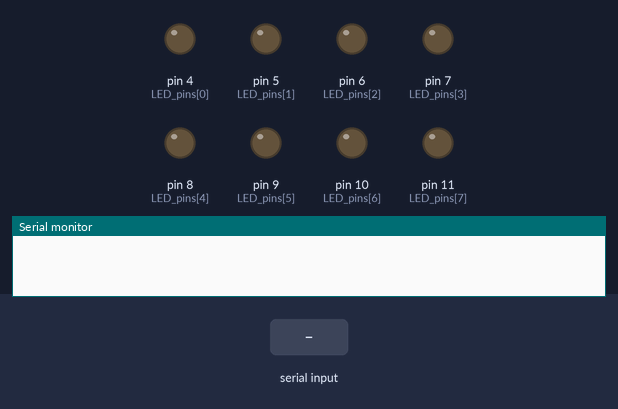
Simulated run of this sketch. Board: Arduino Uno, built with avr-gcc and run on an emulated ATmega328P. On the bench: output pins drawn as LEDs (lit = HIGH), the last lines printed to the serial monitor. Inputs (shaded band) come from the test bench.

Above: at 1.2 s.
1.3 s: "90,45\n" received over the second serial link
At 1.9 s:
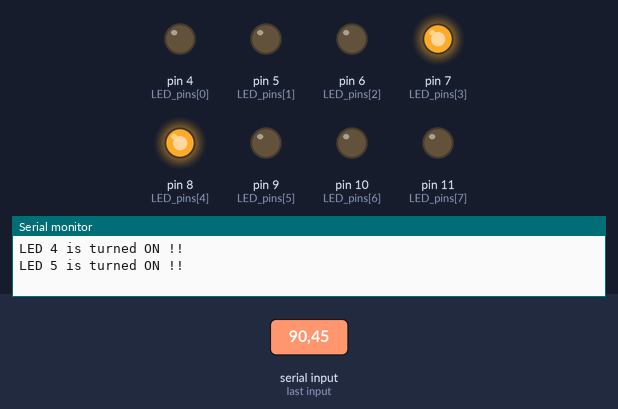
2.8 s: "30,150\n" received over the second serial link
At 3.1 s:
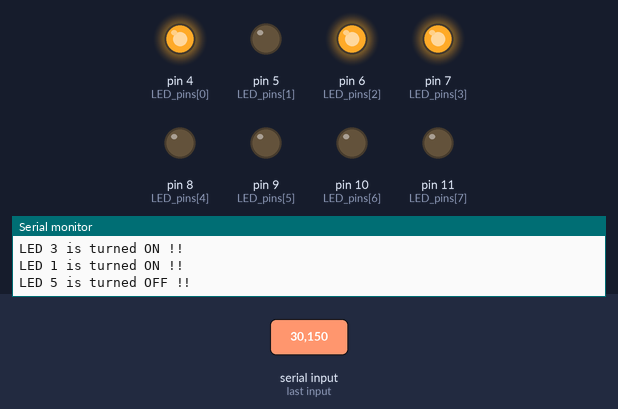
4.3 s: "200\n" received over the second serial link
At 5.4 s:
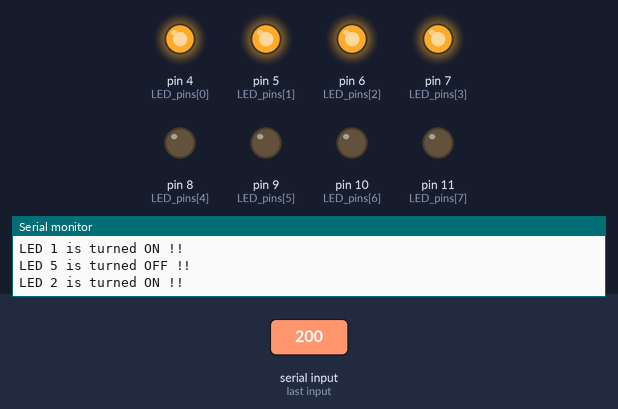
5.8 s: "5\n" received over the second serial link
At 6.6 s:
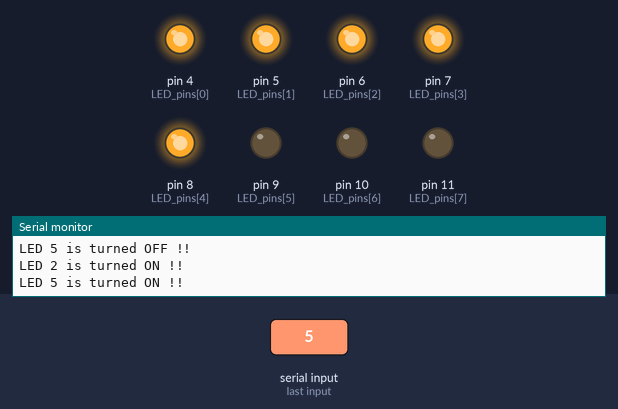
7.3 s: "90,45\n" received over the second serial link
At 7.7 s:
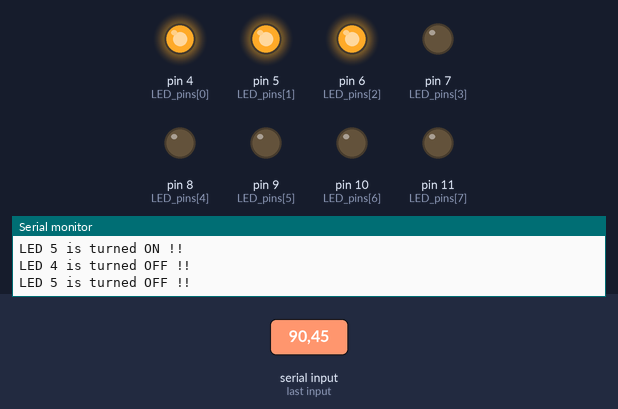
8.8 s: "30,150\n" received over the second serial link
At 10.1 s:
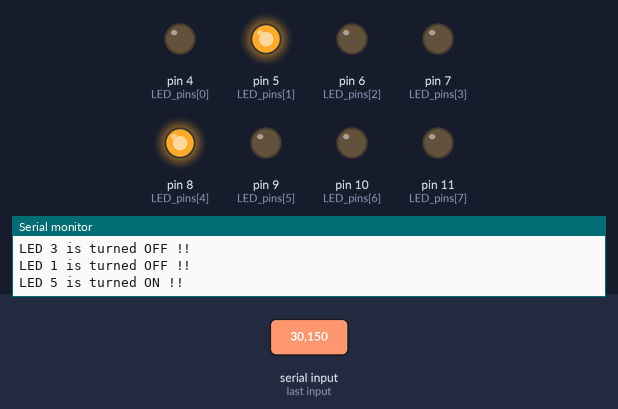
Timing chart, 0 to 11.3 s (numbered marks = the images above; inputs shaded):
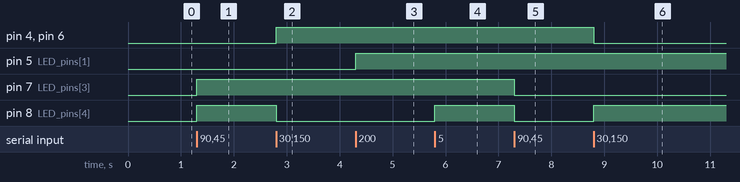

Measured:
- after the input at 1.3 s, pin 7 (LED_pins[3]), pin 8 (LED_pins[4]): LOW → HIGH at once
- after the input at 2.8 s, pin 4 (LED_pins[0]), pin 6 (LED_pins[2]): LOW → HIGH at once; pin 8 (LED_pins[4]): HIGH → LOW at once
- after the input at 4.3 s, pin 5 (LED_pins[1]): LOW → HIGH at once
- after the input at 5.8 s, pin 8 (LED_pins[4]): LOW → HIGH at once
- after the input at 7.3 s, pin 7 (LED_pins[3]), pin 8 (LED_pins[4]): HIGH → LOW at once
- after the input at 8.8 s, pin 4 (LED_pins[0]), pin 6 (LED_pins[2]): HIGH → LOW at once; pin 8 (LED_pins[4]): LOW → HIGH at once

The sketch:

CH_26_04.ino
```cpp
#include <SoftwareSerial.h>

// SoftwareSerial(RX, TX) 형식으로 블루투스 모듈과 교차하여 연결된다.
SoftwareSerial BTSerial(2, 3);
int LED_pins[] = {4, 5, 6, 7, 8, 9, 10, 11};  // LED 연결 핀
boolean LED_state[8];

void setup()
{
  Serial.begin(9600);     // 컴퓨터와의 시리얼 통신 초기화
  BTSerial.begin(9600);     // 블루투스 모듈 초기화

  for(int i = 0; i < 8; i++){
    pinMode(LED_pins[i], OUTPUT); // LED 연결 핀을 출력으로 설정
    LED_state[i] = false;     // LED는 꺼진 상태로 시작
    digitalWrite(LED_pins[i], LED_state[i]);
  }
}

void loop()
{
  if(BTSerial.available()){     // 수신 데이터가 존재하는 경우
    byte data = BTSerial.read();    // 바이트 데이터 읽기
    if(data >= '1' && data <= '8'){ // ‘1’에서 ‘8’ 사이의 숫자인 경우
      int index = data - '0' - 1; // 배열은 0부터 시작하므로 ‘-1’이 필요
      LED_state[index] = !LED_state[index];   // 상태 반전
      digitalWrite(LED_pins[index], LED_state[index]);  // LED 제어

      Serial.print(String("LED ") + (index + 1) + " is turned ");
      if(LED_state[index]) Serial.println("ON !!");
      else Serial.println("OFF !!");
    }
  }
}
```
